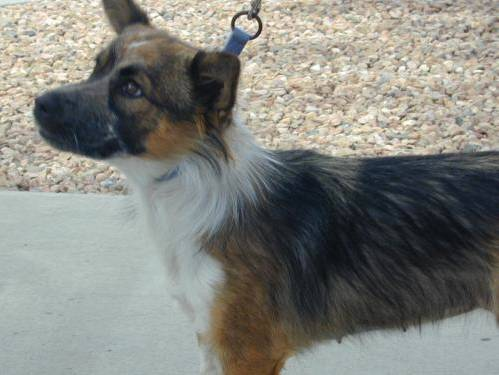
#> input picture 05-ai/lecture/220518/data/test/dog/dog.3.jpg, 499 x 375 px, found by its file name; its folder holds only this picture in this run
$ python image_load.py
#> lines starting #> are read from the running program, lines starting #| are printed output that depends on the picture
from PIL import Image
import matplotlib.pyplot as plt
import os
import numpy as np


def show_plot(img, title=" "):
    plt.title(title)
    plt.imshow(img)
    # plt.savefig("tmp.png")


def load_image(path, name):
    # TODO: [지시사항 1번] 이미지를 불러오는 함수를 완성하세요
#> called with name = 'dog.3.jpg'
    return Image.open(os.path.join(path, name))
#> returned value is the input picture: PIL image 499x375 RGB; mean R, G, B 130.7, 131.7, 126


def main():
    data_path = "/Users/root-_-/Documents/GitLab/lecture-ai/220518/data/test/dog"

    # 이미지를 불러와 plt를 이용하여 출력합니다
    names = os.listdir(data_path)
    img = load_image(data_path, names[0])

    # 원본 이미지를 출력
    show_plot(img, "PIL original image")

    # TODO: [지시사항 2번] 지시사항에 따라 이미지의 크기를 확인하는 코드를 완성하세요.
    # PIL을 통해 이미지 크기 확인
    pil_size = img.size
#> pil_size = (499, 375)
    print("PIL을 통한 이미지 크기:", pil_size)
#| PIL을 통한 이미지 크기: (499, 375)

    # PIL 이미지를 numpy 배열로 변환
    np_img = np.array(img)

    # numpy 배열의 shape 확인
    np_shape = np_img.shape
#> np_shape = (375, 499, 3)
    print("numpy 배열 shape:", np_shape)
#| numpy 배열 shape: (375, 499, 3)
    show_plot(np_img, "Numpy array image")

    # TODO: [지시사항 3번] PIL과 numpy를 이용하여 이미지를 다루는 코드를 완성하세요.
    # PIL.Image에서 x=10, y=20 의 픽셀값 가져오기
    pil_pix = img.load()[10, 20]
#> pil_pix = (215, 214, 196)

    # numpy 배열에서 x=10, y=20 의 픽셀값을 가져오세요
    np_pix = np_img[20, 10]
#> np_pix = [215, 214, 196]
    print("PIL의 픽셀값: {}, numpy의 픽셀값: {}".format(pil_pix, np_pix))
#| PIL의 픽셀값: (215, 214, 196), numpy의 픽셀값: [215 214 196]

    # PIL을 이용하여 이미지의 크기를 (224,224)로 변형하세요.
    resized_img = img.resize((224, 224))
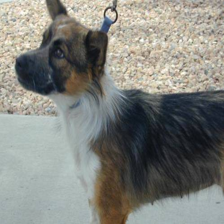
#> resized_img: PIL image 224x224 RGB; mean R, G, B 130.7, 131.7, 126

    # resize된 이미지 출력
    show_plot(resized_img, "Resized image")
    print("resize 결과 사이즈:", resized_img.size)
#| resize 결과 사이즈: (224, 224)

    return pil_size, np_img, np_shape, np_pix, resized_img


if __name__ == "__main__":
    main()
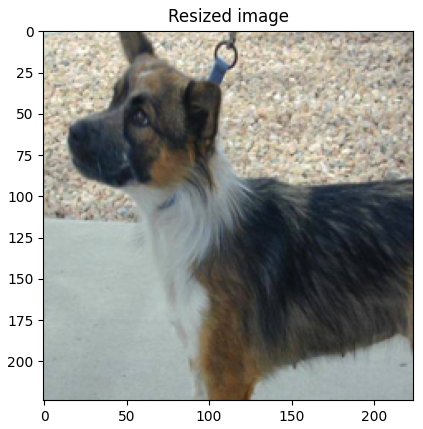
#> figure drawn by matplotlib, 1 panel

$ run again, on 05-ai/lecture/220518/data/test/dog/dog2.jpg
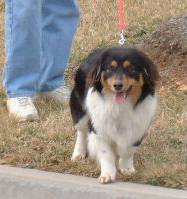
#> input picture 05-ai/lecture/220518/data/test/dog/dog2.jpg, 187 x 199 px, found by its file name
#> in load_image, returned value is the input picture: PIL image 187x199 RGB; mean R, G, B 151.9, 143.3, 133.9
#| PIL을 통한 이미지 크기: (187, 199)
#| numpy 배열 shape: (199, 187, 3)
#> pil_pix = (139, 168, 212)
#> np_pix = [139, 168, 212]
#| PIL의 픽셀값: (139, 168, 212), numpy의 픽셀값: [139 168 212]
#> in main, `resized_img = img.resize((224, 224))`:
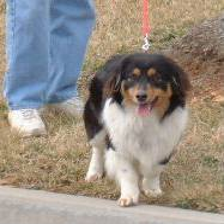
#> resized_img: PIL image 224x224 RGB; mean R, G, B 151.9, 143.3, 133.9
#| resize 결과 사이즈: (224, 224)
#> `main()`:
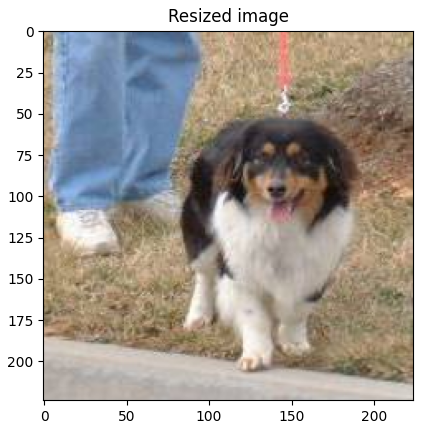
#> figure drawn by matplotlib, 1 panel
